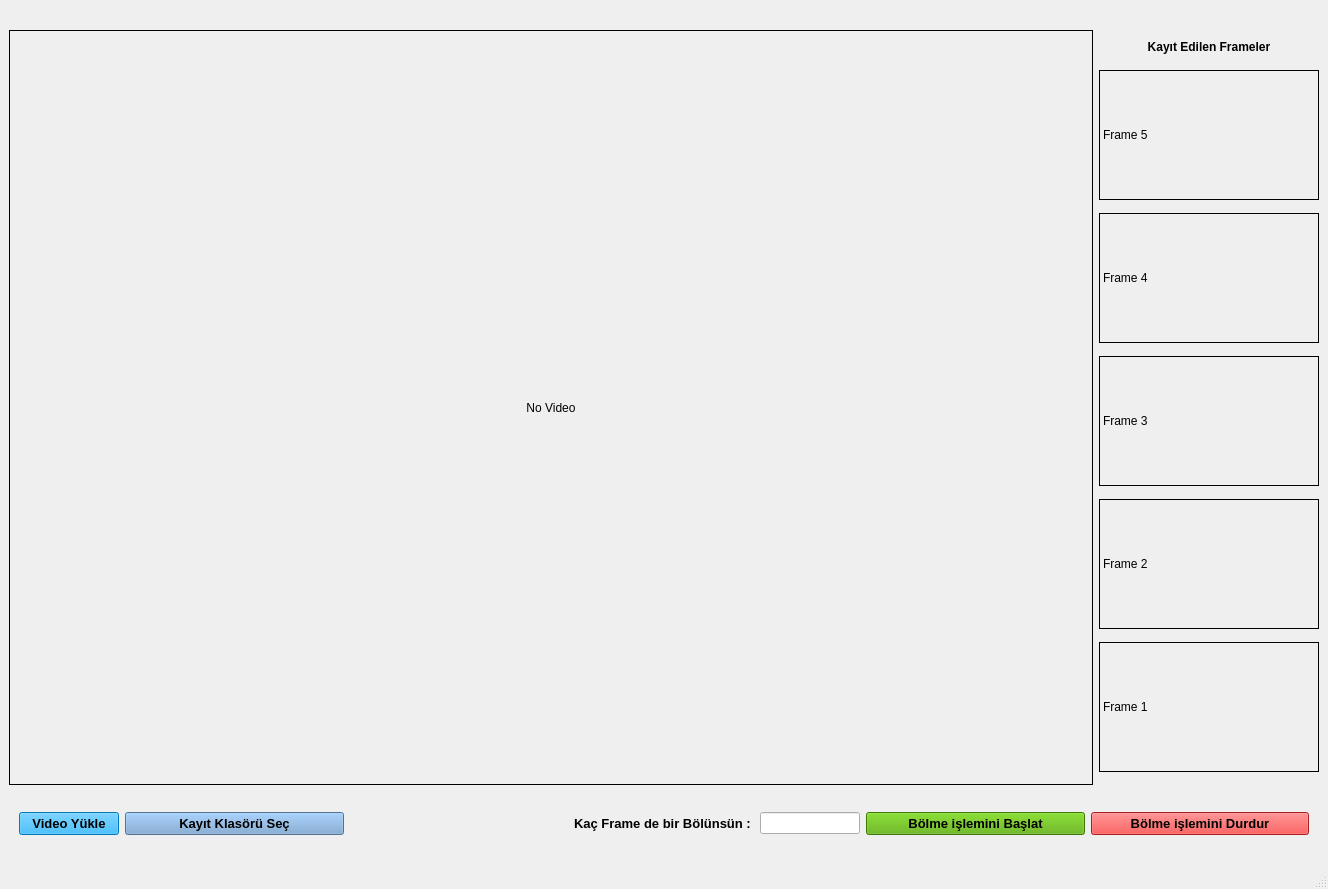
<?xml version="1.0" encoding="UTF-8"?>
<ui version="4.0">
 <class>MainWindow</class>
 <widget class="QMainWindow" name="MainWindow">
  <property name="geometry">
   <rect>
    <x>0</x>
    <y>0</y>
    <width>1328</width>
    <height>889</height>
   </rect>
  </property>
  <property name="windowTitle">
   <string>MainWindow</string>
  </property>
  <widget class="QWidget" name="centralwidget">
   <layout class="QGridLayout" name="gridLayout">
    <item row="0" column="0">
     <layout class="QHBoxLayout" name="horizontalLayout_3">
      <item>
       <widget class="QLabel" name="label">
        <property name="minimumSize">
         <size>
          <width>1080</width>
          <height>755</height>
         </size>
        </property>
        <property name="inputMethodHints">
         <set>Qt::ImhDate</set>
        </property>
        <property name="frameShape">
         <enum>QFrame::Box</enum>
        </property>
        <property name="text">
         <string>No Video</string>
        </property>
        <property name="alignment">
         <set>Qt::AlignCenter</set>
        </property>
       </widget>
      </item>
      <item>
       <layout class="QVBoxLayout" name="verticalLayout">
        <item>
         <widget class="QLabel" name="label_9">
          <property name="maximumSize">
           <size>
            <width>16777215</width>
            <height>20</height>
           </size>
          </property>
          <property name="font">
           <font>
            <weight>75</weight>
            <bold>true</bold>
           </font>
          </property>
          <property name="text">
           <string>Kayıt Edilen Frameler</string>
          </property>
          <property name="alignment">
           <set>Qt::AlignCenter</set>
          </property>
         </widget>
        </item>
        <item>
         <widget class="QLabel" name="label_4">
          <property name="minimumSize">
           <size>
            <width>220</width>
            <height>0</height>
           </size>
          </property>
          <property name="maximumSize">
           <size>
            <width>211</width>
            <height>130</height>
           </size>
          </property>
          <property name="layoutDirection">
           <enum>Qt::LeftToRight</enum>
          </property>
          <property name="inputMethodHints">
           <set>Qt::ImhNone</set>
          </property>
          <property name="frameShape">
           <enum>QFrame::Box</enum>
          </property>
          <property name="text">
           <string>Frame 5</string>
          </property>
         </widget>
        </item>
        <item>
         <widget class="QLabel" name="label_3">
          <property name="minimumSize">
           <size>
            <width>220</width>
            <height>0</height>
           </size>
          </property>
          <property name="maximumSize">
           <size>
            <width>211</width>
            <height>130</height>
           </size>
          </property>
          <property name="frameShape">
           <enum>QFrame::Box</enum>
          </property>
          <property name="text">
           <string>Frame 4</string>
          </property>
         </widget>
        </item>
        <item>
         <widget class="QLabel" name="label_6">
          <property name="minimumSize">
           <size>
            <width>220</width>
            <height>0</height>
           </size>
          </property>
          <property name="maximumSize">
           <size>
            <width>211</width>
            <height>130</height>
           </size>
          </property>
          <property name="frameShape">
           <enum>QFrame::Box</enum>
          </property>
          <property name="text">
           <string>Frame 3</string>
          </property>
         </widget>
        </item>
        <item>
         <widget class="QLabel" name="label_5">
          <property name="minimumSize">
           <size>
            <width>220</width>
            <height>0</height>
           </size>
          </property>
          <property name="maximumSize">
           <size>
            <width>211</width>
            <height>130</height>
           </size>
          </property>
          <property name="frameShape">
           <enum>QFrame::Box</enum>
          </property>
          <property name="text">
           <string>Frame 2</string>
          </property>
         </widget>
        </item>
        <item>
         <widget class="QLabel" name="label_2">
          <property name="minimumSize">
           <size>
            <width>220</width>
            <height>0</height>
           </size>
          </property>
          <property name="maximumSize">
           <size>
            <width>211</width>
            <height>130</height>
           </size>
          </property>
          <property name="frameShape">
           <enum>QFrame::Box</enum>
          </property>
          <property name="text">
           <string>Frame 1</string>
          </property>
         </widget>
        </item>
       </layout>
      </item>
     </layout>
    </item>
    <item row="1" column="0">
     <layout class="QVBoxLayout" name="verticalLayout_2">
      <item>
       <layout class="QGridLayout" name="gridLayout_2">
        <property name="leftMargin">
         <number>10</number>
        </property>
        <property name="rightMargin">
         <number>10</number>
        </property>
        <item row="0" column="0">
         <widget class="QPushButton" name="pushButton">
          <property name="maximumSize">
           <size>
            <width>100</width>
            <height>16777215</height>
           </size>
          </property>
          <property name="font">
           <font>
            <pointsize>10</pointsize>
            <weight>75</weight>
            <bold>true</bold>
           </font>
          </property>
          <property name="styleSheet">
           <string notr="true">background-color: rgb(0, 170, 255);</string>
          </property>
          <property name="text">
           <string>Video Yükle</string>
          </property>
         </widget>
        </item>
        <item row="0" column="6">
         <widget class="QPushButton" name="pushButton_2">
          <property name="maximumSize">
           <size>
            <width>250</width>
            <height>16777215</height>
           </size>
          </property>
          <property name="font">
           <font>
            <pointsize>10</pointsize>
            <weight>75</weight>
            <bold>true</bold>
           </font>
          </property>
          <property name="styleSheet">
           <string notr="true">background-color: rgb(85, 170, 0);</string>
          </property>
          <property name="text">
           <string>Bölme işlemini Başlat</string>
          </property>
         </widget>
        </item>
        <item row="0" column="4">
         <widget class="QLineEdit" name="lineEdit">
          <property name="maximumSize">
           <size>
            <width>100</width>
            <height>16777215</height>
           </size>
          </property>
          <property name="toolTip">
           <string/>
          </property>
          <property name="statusTip">
           <string/>
          </property>
          <property name="whatsThis">
           <string/>
          </property>
          <property name="accessibleDescription">
           <string/>
          </property>
          <property name="alignment">
           <set>Qt::AlignCenter</set>
          </property>
         </widget>
        </item>
        <item row="0" column="2">
         <widget class="QLabel" name="label_7">
          <property name="font">
           <font>
            <weight>75</weight>
            <bold>true</bold>
           </font>
          </property>
          <property name="styleSheet">
           <string notr="true">color: rgb(78, 154, 6);</string>
          </property>
          <property name="text">
           <string/>
          </property>
         </widget>
        </item>
        <item row="0" column="1">
         <widget class="QPushButton" name="pushButton_3">
          <property name="font">
           <font>
            <pointsize>10</pointsize>
            <weight>75</weight>
            <bold>true</bold>
           </font>
          </property>
          <property name="styleSheet">
           <string notr="true">background-color: rgb(114, 159, 207);</string>
          </property>
          <property name="text">
           <string>Kayıt Klasörü Seç</string>
          </property>
         </widget>
        </item>
        <item row="0" column="3">
         <widget class="QLabel" name="label_8">
          <property name="maximumSize">
           <size>
            <width>180</width>
            <height>16777215</height>
           </size>
          </property>
          <property name="font">
           <font>
            <pointsize>10</pointsize>
            <weight>75</weight>
            <bold>true</bold>
           </font>
          </property>
          <property name="text">
           <string>Kaç Frame de bir Bölünsün :</string>
          </property>
         </widget>
        </item>
        <item row="0" column="7">
         <widget class="QPushButton" name="pushButton_4">
          <property name="font">
           <font>
            <pointsize>10</pointsize>
            <weight>75</weight>
            <bold>true</bold>
           </font>
          </property>
          <property name="styleSheet">
           <string notr="true">background-color: rgb(239, 41, 41);</string>
          </property>
          <property name="text">
           <string>Bölme işlemini Durdur</string>
          </property>
         </widget>
        </item>
       </layout>
      </item>
     </layout>
    </item>
   </layout>
  </widget>
  <widget class="QMenuBar" name="menubar">
   <property name="geometry">
    <rect>
     <x>0</x>
     <y>0</y>
     <width>1328</width>
     <height>22</height>
    </rect>
   </property>
  </widget>
  <widget class="QStatusBar" name="statusbar"/>
 </widget>
 <resources/>
 <connections/>
</ui>
